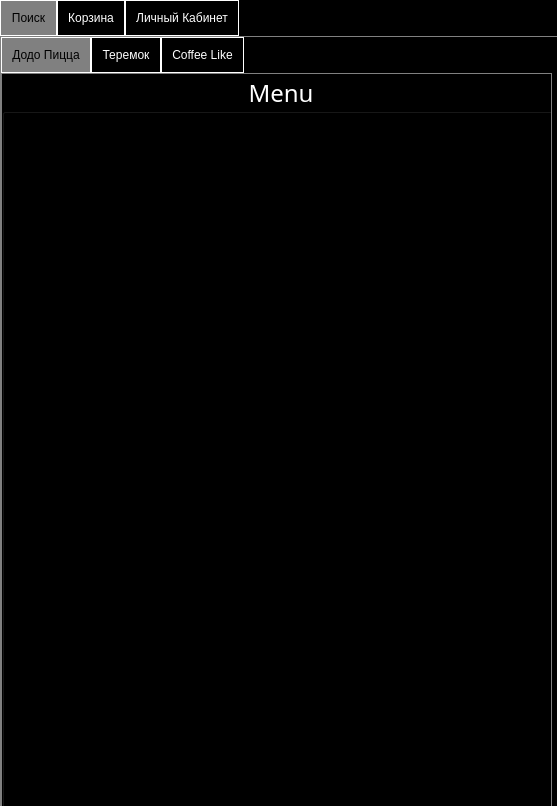
<?xml version="1.0" encoding="UTF-8"?>
<ui version="4.0">
 <class>MenU</class>
 <widget class="QDialog" name="MenU">
  <property name="geometry">
   <rect>
    <x>0</x>
    <y>0</y>
    <width>557</width>
    <height>806</height>
   </rect>
  </property>
  <property name="maximumSize">
   <size>
    <width>1920</width>
    <height>1080</height>
   </size>
  </property>
  <property name="windowTitle">
   <string>Dialog</string>
  </property>
  <property name="styleSheet">
   <string notr="true">QDialog{
background-color:rgb(0, 0, 0);
color:rgb(255, 255, 255);
}</string>
  </property>
  <widget class="QTabWidget" name="tabWidget">
   <property name="geometry">
    <rect>
     <x>0</x>
     <y>0</y>
     <width>561</width>
     <height>811</height>
    </rect>
   </property>
   <property name="styleSheet">
    <string notr="true">QTabWidget {
    background-color: black; /* Фон всего QTabWidget */
}

QTabWidget::pane {
    border: 1px solid gray; /* Граница вокруг содержимого вкладок */
    background-color: black; /* Фон содержимого вкладок */
}

QTabBar::tab {
    color: white; /* Цвет текста вкладки */
    background-color: black; /* Фон вкладки */
    border: 1px solid white; /* Граница вкладки */
    padding: 10px; /* Отступы внутри вкладки */
    margin: 0px; /* Внешние отступы вкладки */
}

QTabBar::tab:selected {
    background-color: gray; /* Фон выбранной вкладки */
    color: black; /* Цвет текста выбранной вкладки */
}

QTabBar::tab:hover {
    background-color: #333; /* Фон вкладки при наведении */
    color: white; /* Цвет текста при наведении */
}</string>
   </property>
   <property name="currentIndex">
    <number>0</number>
   </property>
   <widget class="QWidget" name="tab">
    <attribute name="title">
     <string>Поиск</string>
    </attribute>
    <widget class="QTabWidget" name="tabWidget_2">
     <property name="geometry">
      <rect>
       <x>0</x>
       <y>0</y>
       <width>551</width>
       <height>781</height>
      </rect>
     </property>
     <property name="styleSheet">
      <string notr="true">QTabWidget {
    background-color: black; /* Фон всего QTabWidget */
}

QTabWidget::pane {
    border: 1px solid gray; /* Граница вокруг содержимого вкладок */
    background-color: black; /* Фон содержимого вкладок */
}

QTabBar::tab {
    color: white; /* Цвет текста вкладки */
    background-color: black; /* Фон вкладки */
    border: 1px solid white; /* Граница вкладки */
    padding: 10px; /* Отступы внутри вкладки */
    margin: 0px; /* Внешние отступы вкладки */
}

QTabBar::tab:selected {
    background-color: gray; /* Фон выбранной вкладки */
    color: black; /* Цвет текста выбранной вкладки */
}

QTabBar::tab:hover {
    background-color: #333; /* Фон вкладки при наведении */
    color: white; /* Цвет текста при наведении */
}</string>
     </property>
     <property name="currentIndex">
      <number>0</number>
     </property>
     <widget class="QWidget" name="tab_4">
      <attribute name="title">
       <string>Додо Пицца</string>
      </attribute>
      <widget class="QGroupBox" name="groupBox">
       <property name="geometry">
        <rect>
         <x>0</x>
         <y>0</y>
         <width>551</width>
         <height>741</height>
        </rect>
       </property>
       <property name="font">
        <font>
         <family>Yu Gothic UI Semibold</family>
         <pointsize>18</pointsize>
        </font>
       </property>
       <property name="styleSheet">
        <string notr="true">QGroupBox{
color:rgb(255, 255, 255);
}</string>
       </property>
       <property name="title">
        <string>Menu</string>
       </property>
       <property name="alignment">
        <set>Qt::AlignmentFlag::AlignCenter</set>
       </property>
       <widget class="QWidget" name="widget" native="true">
        <property name="geometry">
         <rect>
          <x>0</x>
          <y>40</y>
          <width>541</width>
          <height>701</height>
         </rect>
        </property>
       </widget>
      </widget>
     </widget>
     <widget class="QWidget" name="tab_5">
      <attribute name="title">
       <string>Теремок</string>
      </attribute>
      <widget class="QGroupBox" name="groupBox_4">
       <property name="geometry">
        <rect>
         <x>0</x>
         <y>0</y>
         <width>551</width>
         <height>741</height>
        </rect>
       </property>
       <property name="font">
        <font>
         <family>Yu Gothic UI Semibold</family>
         <pointsize>18</pointsize>
        </font>
       </property>
       <property name="styleSheet">
        <string notr="true">QGroupBox{
color:rgb(255, 255, 255);
}</string>
       </property>
       <property name="title">
        <string>Menu</string>
       </property>
       <property name="alignment">
        <set>Qt::AlignmentFlag::AlignCenter</set>
       </property>
      </widget>
     </widget>
     <widget class="QWidget" name="tab_6">
      <attribute name="title">
       <string>Coffee Like</string>
      </attribute>
      <widget class="QGroupBox" name="groupBox_5">
       <property name="geometry">
        <rect>
         <x>0</x>
         <y>0</y>
         <width>551</width>
         <height>741</height>
        </rect>
       </property>
       <property name="font">
        <font>
         <family>Yu Gothic UI Semibold</family>
         <pointsize>18</pointsize>
        </font>
       </property>
       <property name="styleSheet">
        <string notr="true">QGroupBox{
color:rgb(255, 255, 255);
}</string>
       </property>
       <property name="title">
        <string>Menu</string>
       </property>
       <property name="alignment">
        <set>Qt::AlignmentFlag::AlignCenter</set>
       </property>
      </widget>
     </widget>
    </widget>
   </widget>
   <widget class="QWidget" name="tab_2">
    <attribute name="title">
     <string>Корзина</string>
    </attribute>
    <widget class="QGroupBox" name="groupBox_2">
     <property name="geometry">
      <rect>
       <x>9</x>
       <y>9</y>
       <width>531</width>
       <height>761</height>
      </rect>
     </property>
     <property name="font">
      <font>
       <family>Yu Gothic UI Semibold</family>
       <pointsize>18</pointsize>
      </font>
     </property>
     <property name="styleSheet">
      <string notr="true">QGroupBox{
color:rgb(255, 255, 255);
}</string>
     </property>
     <property name="title">
      <string>Корзина</string>
     </property>
     <property name="alignment">
      <set>Qt::AlignmentFlag::AlignCenter</set>
     </property>
     <widget class="QWidget" name="widget_2" native="true">
      <property name="geometry">
       <rect>
        <x>0</x>
        <y>40</y>
        <width>531</width>
        <height>721</height>
       </rect>
      </property>
     </widget>
    </widget>
   </widget>
   <widget class="QWidget" name="tab_3">
    <attribute name="title">
     <string>Личный Кабинет</string>
    </attribute>
    <widget class="QGroupBox" name="groupBox_3">
     <property name="geometry">
      <rect>
       <x>10</x>
       <y>0</y>
       <width>531</width>
       <height>771</height>
      </rect>
     </property>
     <property name="font">
      <font>
       <family>Yu Gothic UI Semibold</family>
       <pointsize>18</pointsize>
      </font>
     </property>
     <property name="styleSheet">
      <string notr="true">QGroupBox{
color:rgb(255, 255, 255);
background-color:rgb(0, 0, 0);
}</string>
     </property>
     <property name="title">
      <string>Profile</string>
     </property>
     <property name="alignment">
      <set>Qt::AlignmentFlag::AlignCenter</set>
     </property>
     <widget class="QLabel" name="label_4">
      <property name="geometry">
       <rect>
        <x>20</x>
        <y>40</y>
        <width>261</width>
        <height>150</height>
       </rect>
      </property>
      <property name="maximumSize">
       <size>
        <width>16777215</width>
        <height>16777215</height>
       </size>
      </property>
      <property name="text">
       <string/>
      </property>
     </widget>
     <widget class="QLabel" name="label_2">
      <property name="geometry">
       <rect>
        <x>290</x>
        <y>40</y>
        <width>231</width>
        <height>51</height>
       </rect>
      </property>
      <property name="font">
       <font>
        <family>Segoe UI</family>
        <pointsize>28</pointsize>
        <italic>false</italic>
        <bold>false</bold>
       </font>
      </property>
      <property name="styleSheet">
       <string notr="true">QLabel{
	font: 28pt &quot;Segoe UI&quot;;
color:rgb(255, 255, 255);
}</string>
      </property>
      <property name="text">
       <string>A</string>
      </property>
     </widget>
     <widget class="QLabel" name="label">
      <property name="geometry">
       <rect>
        <x>10</x>
        <y>210</y>
        <width>491</width>
        <height>31</height>
       </rect>
      </property>
      <property name="font">
       <font>
        <family>Segoe UI</family>
        <pointsize>24</pointsize>
        <italic>false</italic>
        <bold>false</bold>
       </font>
      </property>
      <property name="styleSheet">
       <string notr="true">QLabel{
	font: 24pt &quot;Segoe UI&quot;;
color:rgb(255, 255, 255);
}</string>
      </property>
      <property name="text">
       <string>История заказов</string>
      </property>
      <property name="alignment">
       <set>Qt::AlignmentFlag::AlignCenter</set>
      </property>
     </widget>
     <widget class="QTableView" name="tableView_2">
      <property name="geometry">
       <rect>
        <x>0</x>
        <y>250</y>
        <width>531</width>
        <height>521</height>
       </rect>
      </property>
      <property name="font">
       <font>
        <family>Yu Gothic UI Semibold</family>
        <pointsize>9</pointsize>
       </font>
      </property>
      <property name="styleSheet">
       <string notr="true">  QTableView {
  color: rgb(255, 255, 255);
    background-color: rgb(0, 0, 0);
    gridline-color: rgb(128, 128, 128);
    alternate-background-color: rgb(30, 30, 30);
}

QTableView::Header {
    color: rgb(255, 255, 255);
    background-color: rgb(0, 0, 0);
}

QTableView::item:selected {
    color: rgb(0, 0, 0);
    background-color: rgb(255, 255, 255);
}</string>
      </property>
     </widget>
     <widget class="QPushButton" name="pushButton_10">
      <property name="geometry">
       <rect>
        <x>290</x>
        <y>100</y>
        <width>204</width>
        <height>34</height>
       </rect>
      </property>
      <property name="font">
       <font>
        <family>Segoe UI</family>
        <pointsize>14</pointsize>
       </font>
      </property>
      <property name="styleSheet">
       <string notr="true">QPushButton{
color:rgb(255, 255, 255);
background-color:rgb(0, 0, 0);
border: 2px solid rgb(124, 124, 124);
solid: rgb(255, 255, 255);
border-radius:15px;
max-height:30px;
max-width:200px;
min-height:30px;
min-width:200px;
}</string>
      </property>
      <property name="text">
       <string>Setting</string>
      </property>
     </widget>
    </widget>
   </widget>
  </widget>
 </widget>
 <resources/>
 <connections/>
</ui>
